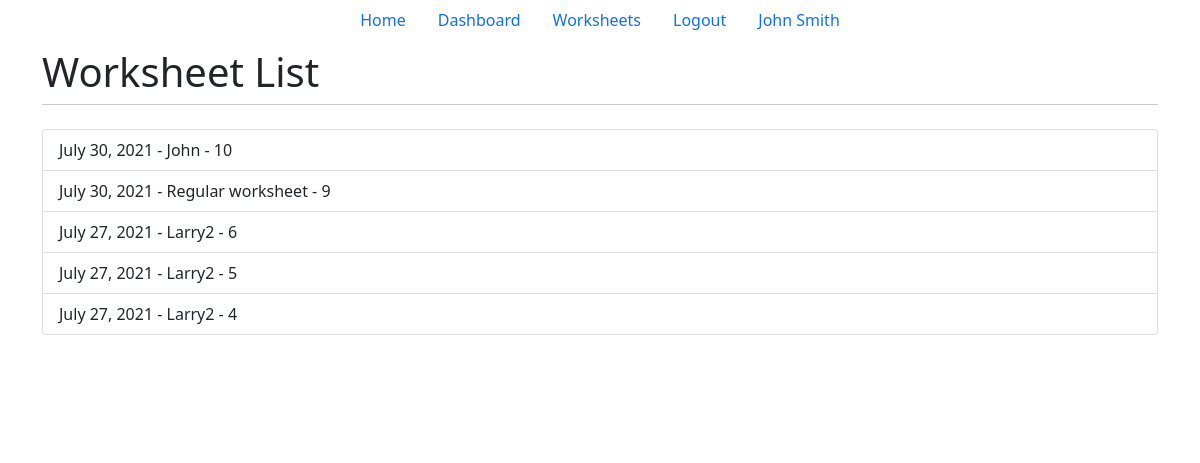
Before: /worksheets/ (signed in) with the older database file.
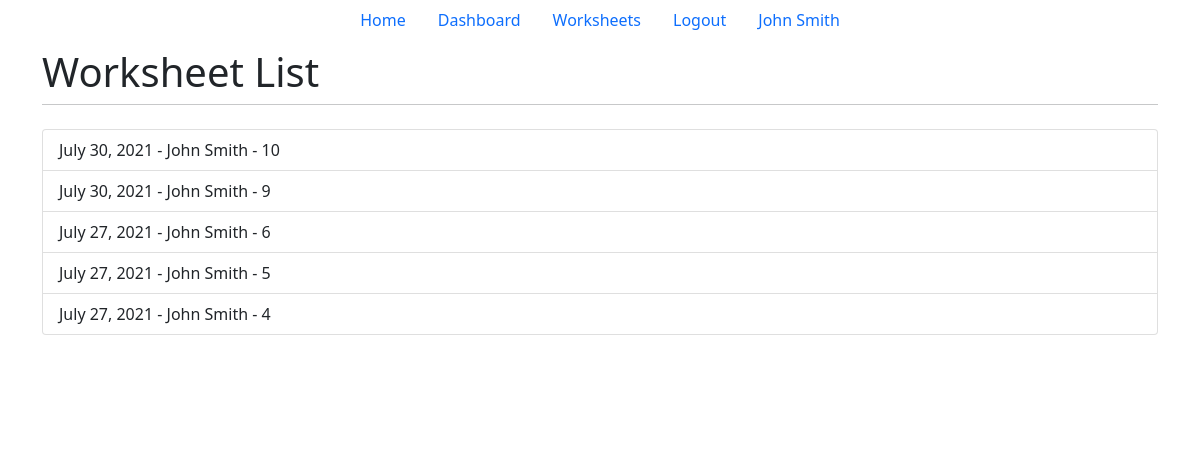
After: the same page with the newer database file.
### main/models.py (models this page shows, shortened)
class Worksheet(models.Model):
    user = models.ForeignKey(
        User, on_delete=models.CASCADE, related_name="worksheet", null=True)
    name = models.CharField(max_length=20)
    date = models.DateField(name="date", auto_now_add=True)
    stores = [
        {"name": 'Orlando',  "number": 116},
        {"name": 'LBV',      "number": 167},
        {"name": 'Vineland', "number": 215},
        {"name": 'Footwear', "number": 254},
        {"name": 'Youth',    "number": 279},
        {"name": 'Disney',   "number": 517},
    ]
    class Meta:
        verbose_name = _("Worksheet")
        verbose_name_plural = _("Worksheets")
    def get_operations(self):
        op = Operation.objects.all()
        list = []
        for item in op:
            list.append({"name":item.name, "desc":item.description})
        return list
    operations = get_operations

### main/views.py (the view)
# urls.py: path('worksheets/', views.worksheets, name="worksheets"),
def worksheets(response):
    return render(response, "worksheets.html", {})

### main/templates/worksheets.html (shortened to what this page needs)
{% extends 'base.html' %}
{% block title2 %}Worksheet List{% endblock title2 %}
{% block content %}
    {% if user.is_authenticated %}
        <div class="list-group">
            {% for ws in user.worksheet.all reversed %}
                <a href="/tracker/{{ws.id}}" class="list-group-item list-group-item-action">
                    {{ws.date}} - {{ws.name}} - {{ws.id}}
                </a>
            {% endfor %}
        </div>
    {% else %}
        <p>Login<a href="/login/">Here</a></p>
    {% endif %}
{% endblock content %}

Changed rows visible on the page:
changed Worksheet id 10: name "John" → "John Smith"
changed Worksheet id 9: name "Regular worksheet" → "John Smith"
changed Worksheet id 6: name "Larry2" → "John Smith"
changed Worksheet id 5: name "Larry2" → "John Smith"
changed Worksheet id 4: name "Larry2" → "John Smith"
